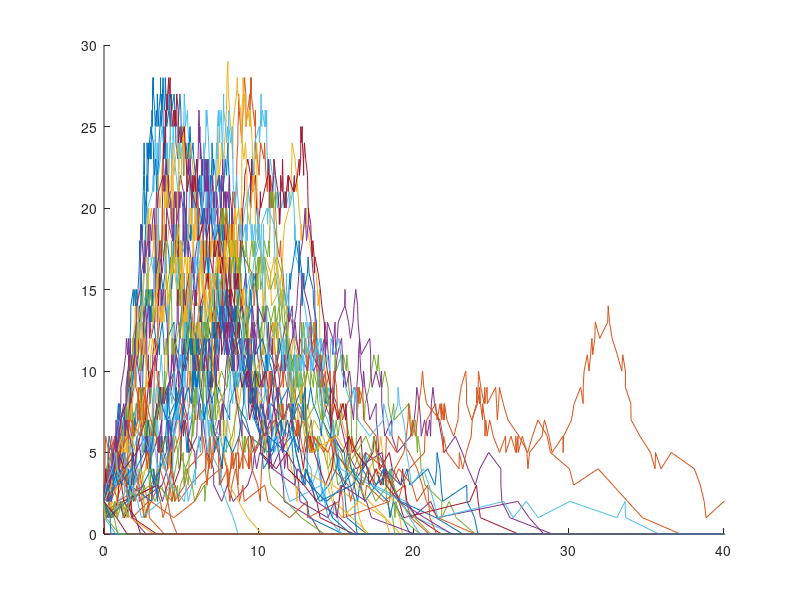
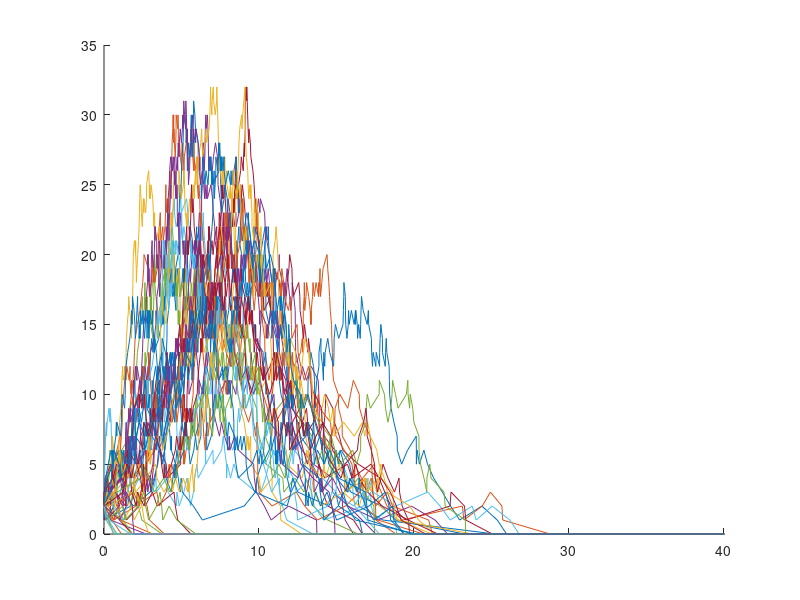

Write MATLAB code to recreate these figures, in order.
close all; clear all; clc

%% 3. Set given parameter
N = 100;                % Population
dt = 0.01;              % Delta t, Time Step
beta = 1;               % Transmission Rate
b = 0;                  % Birth Rate
gamma = 0.5;            % Recover Rate
I0 = 2;                 % Initial Infectious Inidvidual

%% Set other parameter
total_time = 40;        % To 50 for each run
number_simul = 50;      % The number of simulations
infuctive_unit = 1;     % Only one person trans for each time
S0 = N - I0;            % Initial susceptible individuals

%% Define transition probility
p_11 = @(s,i,dt) beta/N*i*s*dt;            % (-1,1) one from S to I
p0_1 = @(s,i,dt) gamma*i*dt;               % (0,-1) one from I to R
p1_1 = @(s,i,dt) b*i*dt;                   % (1,-1) one born in S while one death in I
p10 = @(s,i,dt) b*(N-s-i)*dt;              % (1,0)  one born in S while one death in R
p00 = @(s,i,dt) 1 - p_11(s,i,dt) - p0_1(s,i,dt) - p1_1(s,i,dt) - p10(s,i,dt);          % Unchanged

%% Simulation
data_cell_I = {}; data_cell_S = {};
index_cell = {};
data_cell_I = cell(1, number_simul);
data_cell_S = cell(1, number_simul);
index_cell = cell(1,number_simul);

for k = 1 : number_simul
    data_coll_I = []; data_coll_S = [];
    data_coll_I(1) = I0;                    % Initialize the data set
    data_coll_S(1) = S0;                    % Initialize the data set
    
    % T_ind keep the time of people changed
    n = 1;
    T_ind = [];                             % Initialize the change time
    T_ind(1) = 0;                           % Start from time = 0
    while T_ind(n) < total_time
        s = data_coll_S(n);
        i = data_coll_I(n);
        % Pick a random number to decide the length of time interval
        % i.e. to give the next time which the change happends
        c = rand;

        n = n+1;                            % Next event
        % By given formular, give M (the total change rate) and T_len (length of time interval)
        M = 1 - p00(s,i,1);
        if M == 0
            T_len = 0.01;                   % Step one step
            data_coll_S(n) = data_coll_S(n-1);
            data_coll_I(n) = data_coll_I(n-1);
            T_ind(n) = T_ind(n-1) + T_len;
            continue
        else
            T_len = -log(c)/M;
            T_ind(n) = T_ind(n-1) + T_len;      % Next change will happen at this time
        end

        % Determine the change interval
        a1 = p_11(s,i,T_len)/(1 - p00(s,i,T_len));
        a2 = a1 + p0_1(s,i,T_len)/(1 - p00(s,i,T_len));
        a3 = a2 + p1_1(s,i,T_len)/(1 - p00(s,i,T_len));

        c = rand;                           % Pick a random number between (0,1)
        if c < a1                           % (-1,1)
            data_coll_S(n) = data_coll_S(n-1)-1;
            data_coll_I(n) = data_coll_I(n-1)+1;
        elseif c >= a1 && c < a2            % (0,-1)
            data_coll_S(n) = data_coll_S(n-1);
            data_coll_I(n) = data_coll_I(n-1)-1;
        elseif c >= a1 && c < a3            % (1,-1)
            data_coll_S(n) = data_coll_S(n-1)+1;
            data_coll_I(n) = data_coll_I(n-1)-1;
        else                                % (1,0)
            data_coll_S(n) = data_coll_S(n-1)+1;
            data_coll_I(n) = data_coll_I(n-1);
        end
    end

    index_cell{1,k} = T_ind;
    data_cell_S{1,k} = data_coll_S;
    data_cell_I{1,k} = data_coll_I;

end

figure
hold on
for k = 1 : number_simul
    index_coll = index_cell{1,k};
    data_coll_I = data_cell_I{1,k};
    plot(index_coll, data_coll_I)
end
xlim([0,40]);

%% 4. Set given parameter
N = 100;                % Population
dt = 0.01;              % Delta t, Time Step
beta = 1;               % Transmission Rate
b = 0.25;               % Birth Rate
gamma = 0.25;           % Recover Rate
I0 = 2;                 % Initial Infectious Inidvidual

%% Simulation
data_cell_I = {}; data_cell_S = {};
index_cell = {};
data_cell_I = cell(1, number_simul);
data_cell_S = cell(1, number_simul);
index_cell = cell(1,number_simul);

for k = 1 : number_simul
    data_coll_I = []; data_coll_S = [];
    data_coll_I(1) = I0;                    % Initialize the data set
    data_coll_S(1) = S0;                    % Initialize the data set
    
    % T_ind keep the time of people changed
    n = 1;
    T_ind = [];                             % Initialize the change time
    T_ind(1) = 0;                           % Start from time = 0
    while T_ind(n) < total_time
        s = data_coll_S(n);
        i = data_coll_I(n);
        % Pick a random number to decide the length of time interval
        % i.e. to give the next time which the change happends
        c = rand;

        n = n+1;                            % Next event
       % By given formular, give M (the total change rate) and T_len (length of time interval)
        M = 1 - p00(s,i,1);
        if M == 0
            T_len = 0.01;                   % Step one step
            data_coll_S(n) = data_coll_S(n-1);
            data_coll_I(n) = data_coll_I(n-1);
            T_ind(n) = T_ind(n-1) + T_len;
            continue
        else
            T_len = -log(c)/M;
            T_ind(n) = T_ind(n-1) + T_len;      % Next change will happen at this time
        end

        % Determine the change interval
        a1 = p_11(s,i,T_len)/(1 - p00(s,i,T_len));
        a2 = a1 + p0_1(s,i,T_len)/(1 - p00(s,i,T_len));
        a3 = a3 + p1_1(s,i,T_len)/(1 - p00(s,i,T_len));

        c = rand;                           % Pick a random number between (0,1)
        if c < a1                           % (-1,1)
            data_coll_S(n) = data_coll_S(n-1)-1;
            data_coll_I(n) = data_coll_I(n-1)+1;
        elseif c >= a1 && c < a2            % (0,-1)
            data_coll_S(n) = data_coll_S(n-1);
            data_coll_I(n) = data_coll_I(n-1)-1;
        elseif c >= a1 && c < a3            % (1,-1)
            data_coll_S(n) = data_coll_S(n-1)+1;
            data_coll_I(n) = data_coll_I(n-1)-1;
        else                                % (1,0)
            data_coll_S(n) = data_coll_S(n-1)+1;
            data_coll_I(n) = data_coll_I(n-1);
        end
    end

    index_cell{1,k} = T_ind;
    data_cell_S{1,k} = data_coll_S;
    data_cell_I{1,k} = data_coll_I;

end

figure
hold on
for k = 1 : number_simul
    index_coll = index_cell{1,k};
    data_coll_I = data_cell_I{1,k};
    plot(index_coll, data_coll_I)
end
xlim([0,40]);